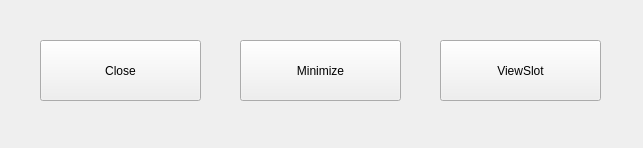
<?xml version="1.0" encoding="UTF-8"?>
<ui version="4.0">
 <class>Widget</class>
 <widget class="QWidget" name="Widget">
  <property name="geometry">
   <rect>
    <x>0</x>
    <y>0</y>
    <width>643</width>
    <height>148</height>
   </rect>
  </property>
  <property name="windowTitle">
   <string>Widget</string>
  </property>
  <widget class="QPushButton" name="closeButton">
   <property name="geometry">
    <rect>
     <x>40</x>
     <y>40</y>
     <width>161</width>
     <height>61</height>
    </rect>
   </property>
   <property name="text">
    <string>Close</string>
   </property>
  </widget>
  <widget class="QPushButton" name="minButton">
   <property name="geometry">
    <rect>
     <x>240</x>
     <y>40</y>
     <width>161</width>
     <height>61</height>
    </rect>
   </property>
   <property name="text">
    <string>Minimize</string>
   </property>
  </widget>
  <widget class="QPushButton" name="slotButton">
   <property name="geometry">
    <rect>
     <x>440</x>
     <y>40</y>
     <width>161</width>
     <height>61</height>
    </rect>
   </property>
   <property name="text">
    <string>ViewSlot</string>
   </property>
  </widget>
 </widget>
 <layoutdefault spacing="6" margin="11"/>
 <resources/>
 <connections>
  <connection>
   <sender>closeButton</sender>
   <signal>clicked()</signal>
   <receiver>Widget</receiver>
   <slot>close()</slot>
   <hints>
    <hint type="sourcelabel">
     <x>155</x>
     <y>77</y>
    </hint>
    <hint type="destinationlabel">
     <x>243</x>
     <y>266</y>
    </hint>
   </hints>
  </connection>
  <connection>
   <sender>minButton</sender>
   <signal>clicked()</signal>
   <receiver>Widget</receiver>
   <slot>showMinimized()</slot>
   <hints>
    <hint type="sourcelabel">
     <x>140</x>
     <y>170</y>
    </hint>
    <hint type="destinationlabel">
     <x>142</x>
     <y>130</y>
    </hint>
   </hints>
  </connection>
  <connection>
   <sender>slotButton</sender>
   <signal>clicked()</signal>
   <receiver>Widget</receiver>
   <slot>ViewSlot()</slot>
   <hints>
    <hint type="sourcelabel">
     <x>155</x>
     <y>281</y>
    </hint>
    <hint type="destinationlabel">
     <x>171</x>
     <y>372</y>
    </hint>
   </hints>
  </connection>
  <connection>
   <sender>Widget</sender>
   <signal>ViewSignal()</signal>
   <receiver>Widget</receiver>
   <slot>ViewSlot()</slot>
   <hints>
    <hint type="sourcelabel">
     <x>242</x>
     <y>220</y>
    </hint>
    <hint type="destinationlabel">
     <x>301</x>
     <y>231</y>
    </hint>
   </hints>
  </connection>
 </connections>
 <slots>
  <signal>ViewSignal()</signal>
  <slot>ViewSlot()</slot>
 </slots>
</ui>
